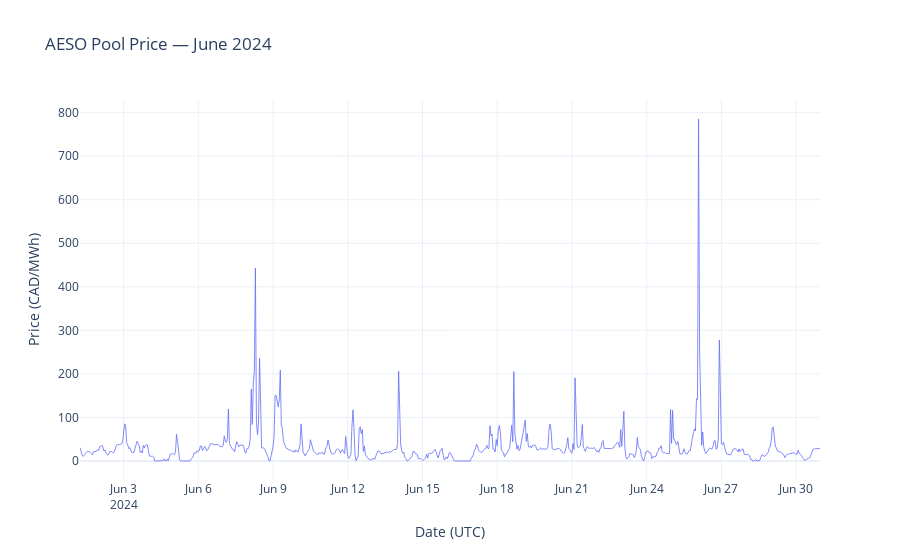

Notebook code for this chart:
### Markdown cell above
## 3. Plot prices

Alberta's pool price is set hourly and can spike dramatically during
periods of high demand or tight supply. The chart below shows the
intra-month price pattern for June 2024.

### Code cell
import plotly.express as px

fig = px.line(
    prices,
    x="timestamp_utc",
    y="price",
    title="AESO Pool Price — June 2024",
    labels={"timestamp_utc": "Date (UTC)", "price": "Price (CAD/MWh)"},
    template="plotly_white",
)
fig.update_traces(line_width=0.8)
fig.show()

### Figure 1 — Plotly figure (JSON) as saved in the notebook; plotly's stock layout.template omitted (floating-point values rounded to 4 significant figures; data arrays with more than 128 entries replaced by an {"elided": "..."} marker saying what was removed)
{"data": [{"hovertemplate": "Date (UTC)=%{x}<br>Price (CAD/MWh)=%{y}<extra></extra>", "legendgroup": "", "line": {"color": "#636efa", "dash": "solid", "width": 0.8}, "marker": {"symbol": "circle"}, "mode": "lines", "name": "", "orientation": "v", "showlegend": false, "type": "scatter", "x": {"elided": "714 str values"}, "xaxis": "x", "y": {"elided": "714 float values"}, "yaxis": "y"}], "layout": {"legend": {"tracegroupgap": 0}, "title": {"text": "AESO Pool Price — June 2024"}, "xaxis": {"anchor": "y", "domain": [0, 1], "title": {"text": "Date (UTC)"}}, "yaxis": {"anchor": "x", "domain": [0, 1], "title": {"text": "Price (CAD/MWh)"}}}}
